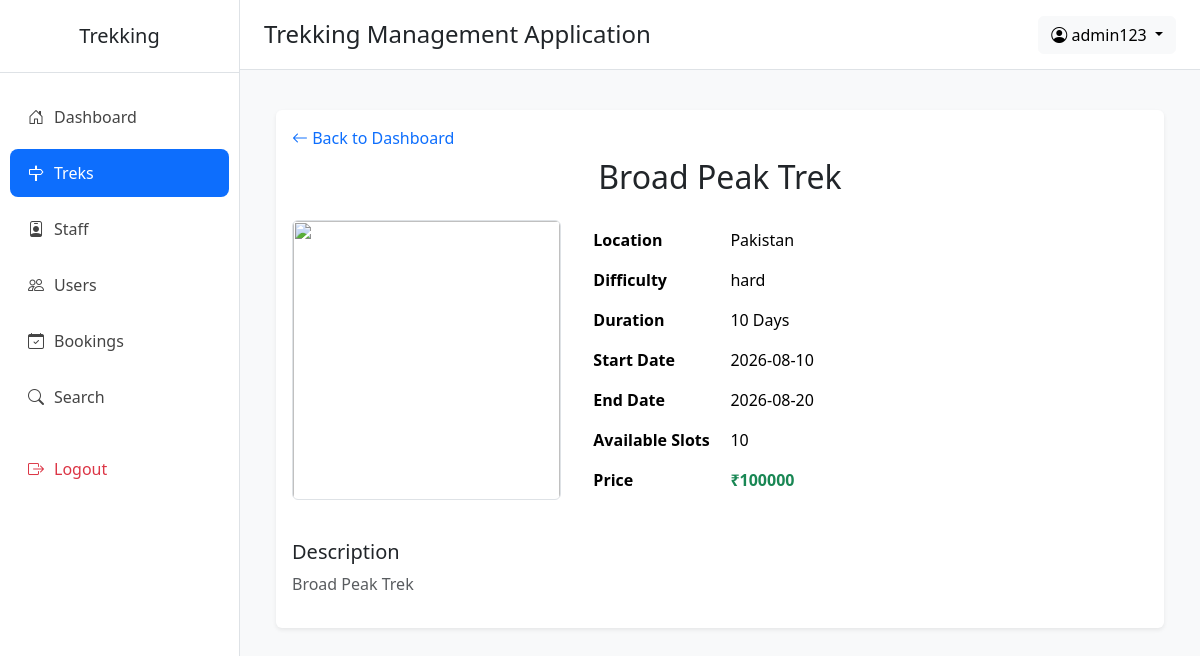
The page /admin/trek_details/3 (signed in) on the database as committed earlier.
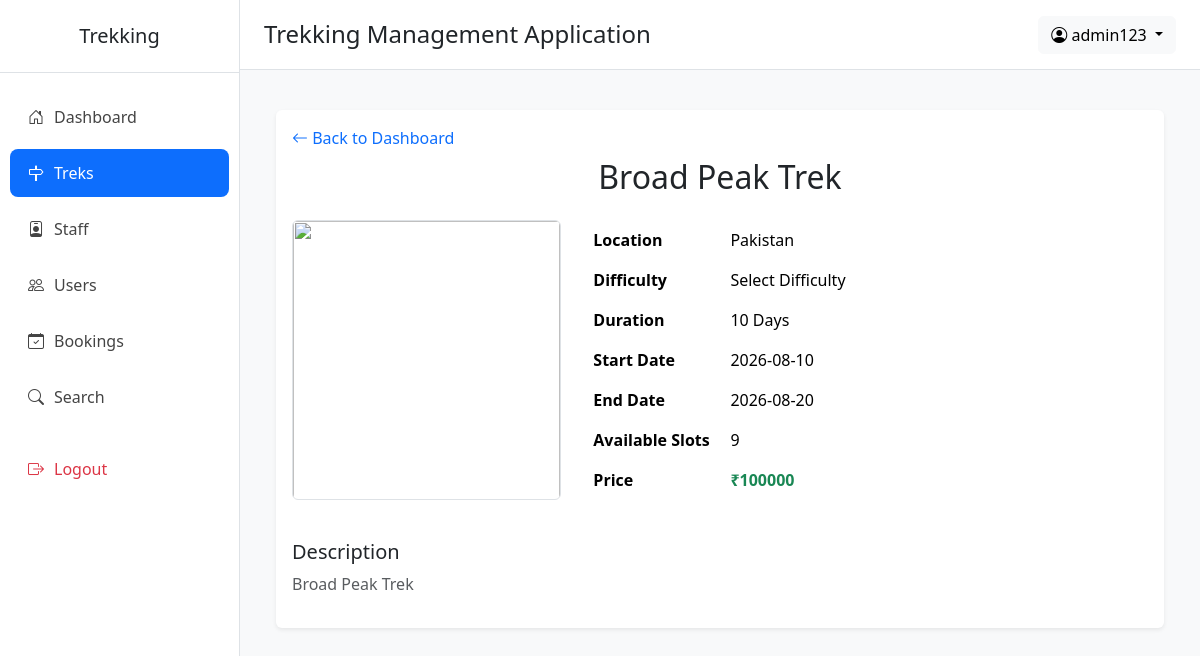
The same page on the database as committed later.
### application/models.py (models this page shows)
class Trek(db.Model):
    __tablename__="treks"
    id = db.Column(db.Integer(),primary_key=True)
    name = db.Column(db.String(),nullable=False)
    location = db.Column(db.String(),nullable=False)
    price=db.Column(db.Integer(),nullable=False)
    difficulty = db.Column(db.String(),nullable=False) # Easy | Medium | Hard
    duration_days = db.Column(db.Integer(),nullable=False)
    total_slots = db.Column(db.Integer(),nullable=False)
    avl_slots = db.Column(db.Integer(),nullable=False)
    assigned_staff_id = db.Column(db.Integer(),db.ForeignKey("staff.id"),nullable=True)
    status = db.Column(db.String(),default="open") #  open | closed | started | completed
    start_date = db.Column(db.DateTime(),nullable=False)
    end_date = db.Column(db.DateTime(),nullable=False)
    desc = db.Column(db.String(),nullable=True)
    created_by = db.Column(db.Integer(),db.ForeignKey("users.id"),nullable=False)
    created_at = db.Column(db.DateTime(),server_default=db.func.now())
    updated_at = db.Column(db.DateTime(),server_default=db.func.now(),onupdate=db.func.now())
    bookings = db.relationship(
        "Booking",
        backref="trek",
        cascade="all, delete-orphan"
    )

### application/admin_routes.py (the view)
@app.route("/admin/trek_details/<int:trek_id>")
def trek_det(trek_id):
    if("admin_id" not in session):
        return redirect("/login")
    this_admin=User.query.filter_by(id=session["admin_id"]).first()
    trek=Trek.query.filter_by(id=trek_id).first()
    return render_template("admin/trek_details.html",this_admin=this_admin,trek=trek)

### templates/admin/trek_details.html (shortened to what this page needs)
{% extends "admin/base.html" %}
{% block content %}
<div class="container">
    <div class="card shadow-sm border-0">
        <div class="card-body">
            <a href="/admin/dashboard" class="text-decoration-none">
                <i class="bi bi-arrow-left"></i>
                Back to Dashboard
            </a>
            <h2 class="text-center mb-4 mt-2">
                {{ trek.name }}
            </h2>
            <div class="row">
                <div class="col-md-4">
                    {% if trek.image %}
                    <img src="{{ url_for('static', filename='uploads/' + trek.image) }}"
                         class="img-fluid rounded border"
                         style="height:280px;width:100%;object-fit:cover;">
                    {% else %}
                    <img src="{{ url_for('static', filename='images/default_trek.jpg') }}"
                         class="img-fluid rounded border"
                         style="height:280px;width:100%;object-fit:cover;">
                    {% endif %}
                </div>
                <div class="col-md-5">
                    <table class="table table-borderless">
                        <tr>
                            <th width="40%">Location</th>
                            <td>{{ trek.location }}</td>
                        </tr>
                        <tr>
                            <th>Difficulty</th>
                            <td>{{ trek.difficulty }}</td>
                        </tr>
                        <tr>
                            <th>Duration</th>
                            <td>{{ trek.duration_days }} Days</td>
                        </tr>
                        <tr>
                            <th>Start Date</th>
                            <td>{{ trek.start_date.date() }}</td>
                        </tr>
                        <tr>
                            <th>End Date</th>
                            <td>{{ trek.end_date.date() }}</td>
                        </tr>
                        <tr>
                            <th>Available Slots</th>
                            <td>{{ trek.avl_slots }}</td>
                        </tr>
                        <tr>
                            <th>Price</th>
                            <td class="fw-bold text-success">
                                ₹{{ trek.price }}
                            </td>
                        </tr>
                    </table>
                </div>
            </div>
            <div class="mt-4">
                <h5>Description</h5>
                <p class="text-muted">
                    {{ trek.desc }}
                </p>
            </div>
        </div>
    </div>
</div>
{% endblock %}

Rows that differ between the two databases and show on the page:
changed Trek "Broad Peak Trek": difficulty "hard" → "Select Difficulty"; avl_slots "10" → "9"
